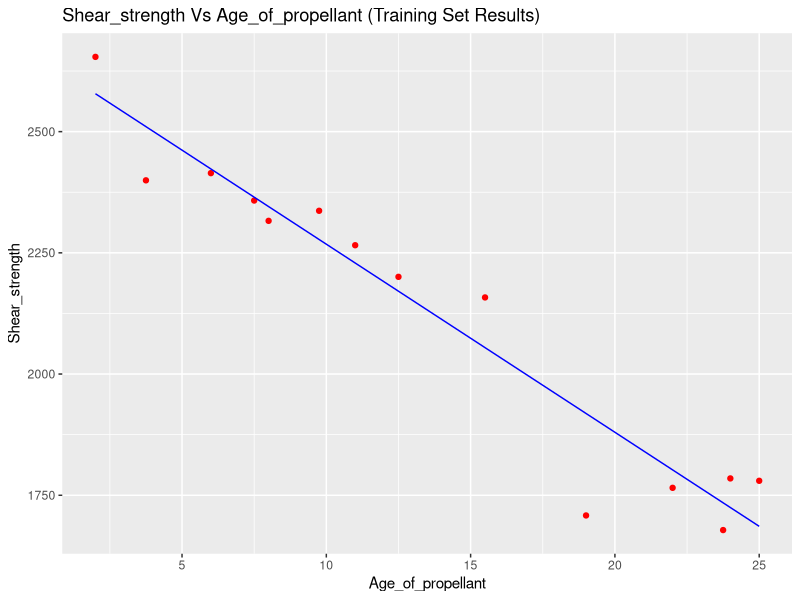
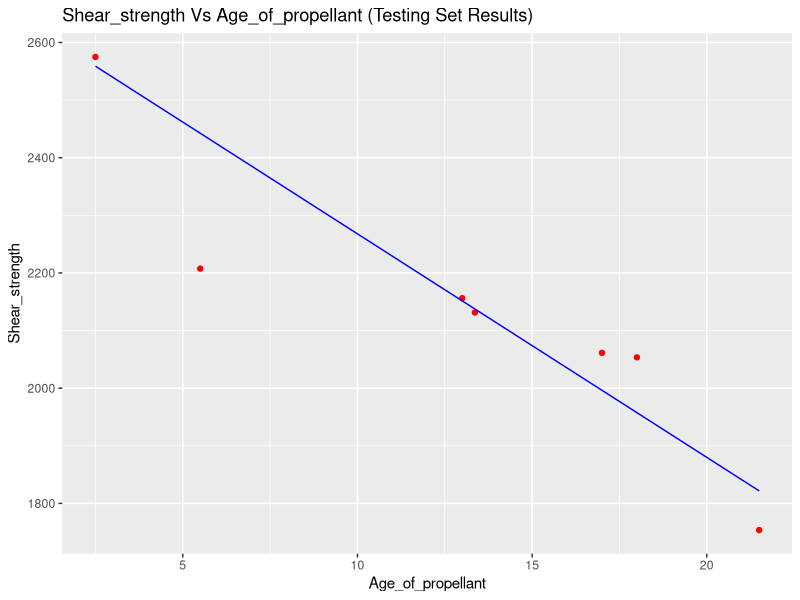

The R script that drew these images, in order:
# Simple Linear Regression

# Importing the Dataset
dataset = read.csv("The Rocket propellant Data.csv")

# Splitting the Dataset into Training and Testing set
#install.packages("caTools")

library(caTools)
set.seed(123)
split = sample.split(dataset$Shear_strength, SplitRatio = 2/3)
print(split)

training_set = subset(dataset, split== TRUE)
test_set = subset(dataset, split == FALSE)

# Fitting the Simple Linear Regression Model using Training Set

regressor = lm(formula = Shear_strength ~ Age_of_propellant,data = training_set)
print(regressor)


# Predicting the Test Set Results
y_pred = predict(regressor, newdata = test_set)


print(y_pred)

# Visualizing the Training Set Results
#install.packages("ggplot2")
install.packages("farver")
library(ggplot2)
ggplot() + 
  geom_point(aes(x= training_set$Age_of_propellant, 
                 y = training_set$Shear_strength),
             colour = "red") +
  geom_line(aes(x= training_set$Age_of_propellant, 
                y = predict(regressor, newdata = training_set)),
            colour = "blue") +
  ggtitle("Shear_strength Vs Age_of_propellant (Training Set Results)") +
  xlab("Age_of_propellant") +
  ylab("Shear_strength")

### Visualizing the Testing Set Results
ggplot() + 
  geom_point(aes(x= test_set$Age_of_propellant, 
                 y = test_set$Shear_strength),
             colour = "red") +
  geom_line(aes(x= test_set$Age_of_propellant, 
                y = y_pred),
            colour = "blue") +
  ggtitle("Shear_strength Vs Age_of_propellant (Testing Set Results)") +
  xlab("Age_of_propellant") +
  ylab("Shear_strength")
